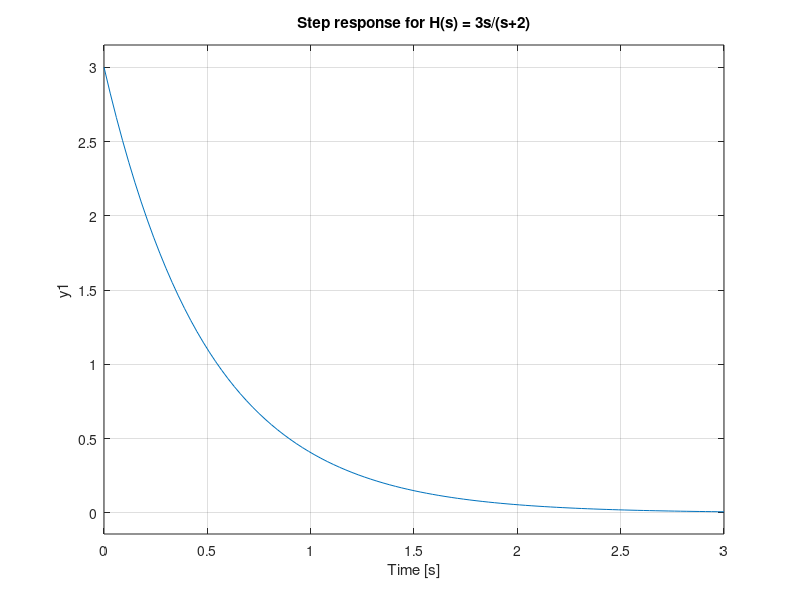
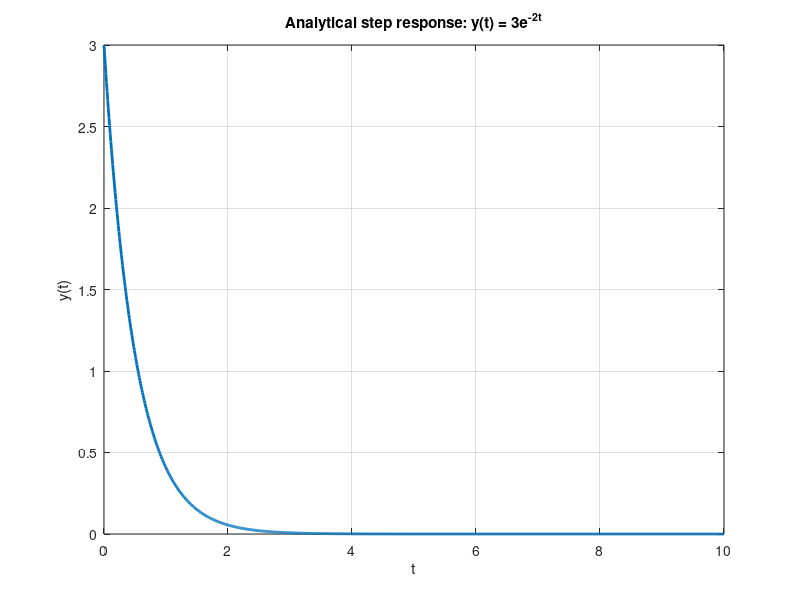

Source code (MATLAB) for these figures, in order:
clc; clear; close all;

s = tf('s');
H = (3*s)/(s+2);

figure;
step(H);
grid on;
title('Step response for H(s) = 3s/(s+2)');

% Analytical solution
t = 0:0.01:10;
y = 3*exp(-2*t);

figure;
plot(t, y, 'LineWidth', 2);
grid on;
xlabel('t');
ylabel('y(t)');
title('Analytical step response: y(t) = 3e^{-2t}');
